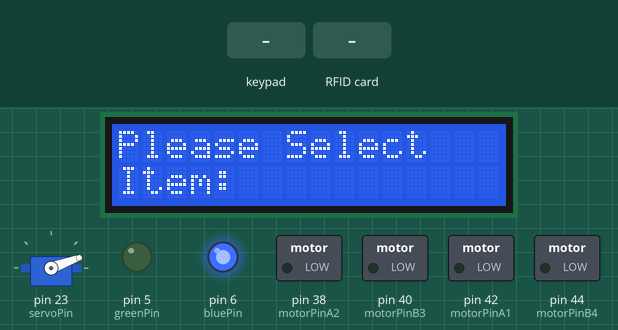
The sketch below on a simulated Arduino Mega 2560, built with avr-gcc and run on an emulated ATmega2560. Shown: 16×2 character LCD, servo, switched loads named in the sketch (green lamp = pin HIGH), output pins drawn as LEDs (lit = HIGH). The inputs (shaded band) are chosen by the test bench. Pins used as bus, display or sensor lines are not drawn; what the sketch prints to the serial monitor is not drawn.

Above: at 1.3 s.
1.4 s: keypad keys 9 4 4 7 * pressed 0.4 s apart
At 2.9 s:
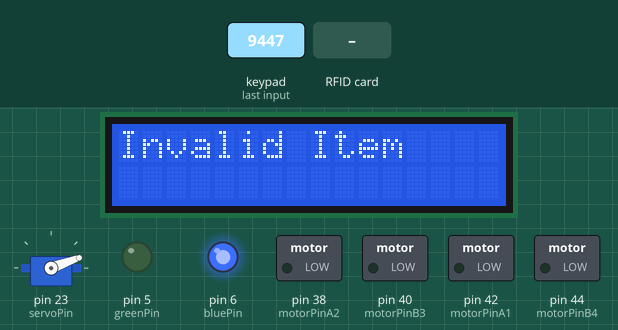
6.4 s: key 'A' pressed
At 8.6 s:
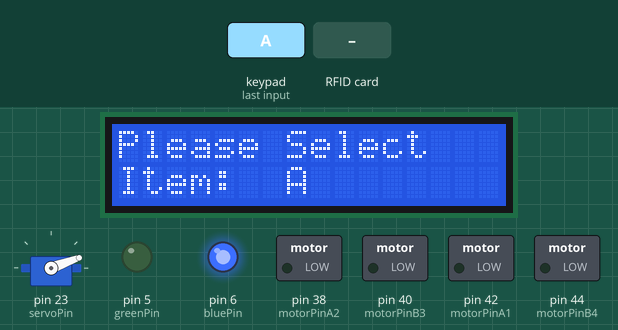
9.4 s: keypad keys 1 3 9 7 A pressed 0.4 s apart
At 11.9 s:
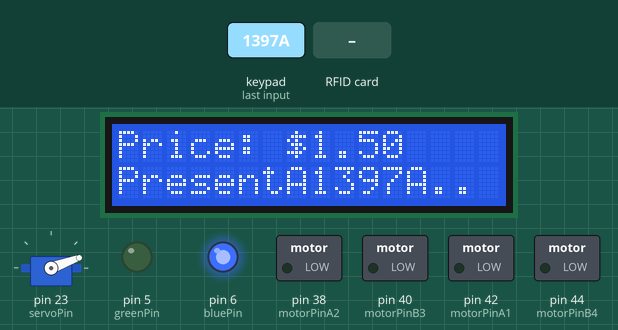
12.9 s: RFID card 22 AF 47 39 held to the reader
At 14.1 s:
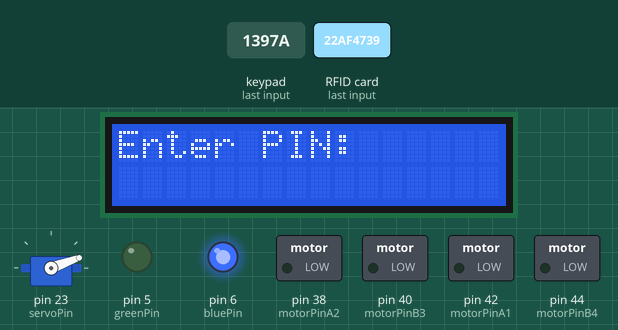
14.4 s: keypad keys 9 4 4 7 # pressed 0.4 s apart
At 17.0 s:
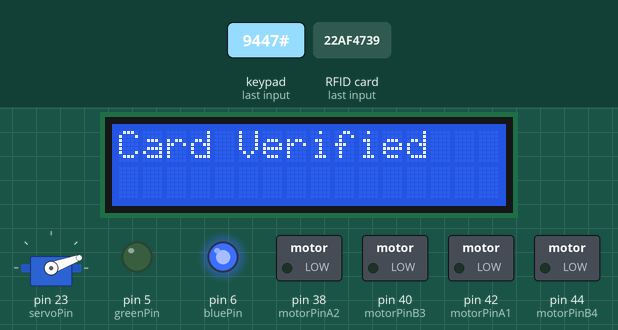
Timing chart, 0 to 29.4 s (numbered marks = the images above; inputs shaded):
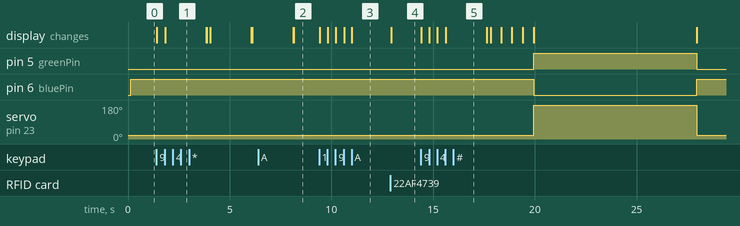

The sketch:

Cardboard_Vending_Machine.ino
```cpp
#include <Keypad.h>
#include <SPI.h>
#include <MFRC522.h>
#include <Servo.h>
#include <LiquidCrystal_I2C.h>

LiquidCrystal_I2C lcd(0x27, 16, 2);


// Keypad Pins
const byte ROWS = 4;
const byte COLS = 4;
char hexaKeys[ROWS][COLS] = {
  {'1', '2', '3', 'A'},
  {'4', '5', '6', 'B'},
  {'7', '8', '9', 'C'},
  {'*', '0', '#', 'D'}
};
byte rowPins[ROWS] = {22, 24, 26, 28};
byte colPins[COLS] = {30, 32, 34, 36};
Keypad customKeypad = Keypad(makeKeymap(hexaKeys), rowPins, colPins, ROWS, COLS);

// RFID Pins
#define SS_PIN 53
#define RST_PIN 49
MFRC522 mfrc522(SS_PIN, RST_PIN);

// Servo Pins
const int servoPin = 23;
Servo doorServo;

// Motor Pins
const int motorPinA1 = 42;
const int motorPinA2 = 38;
const int motorPinB3 = 40;
const int motorPinB4 = 44;

// LED Pins
const int bluePin = 6;
const int greenPin = 5;

// Global Variables
String selectedCode = "";
float selectedPrice = 0.0;
bool isCardPresent = false;
bool isCardCorrect = false;
bool isMotorRunning = false;

// Constants
const int numItems = 4;
struct Item {
  String code;
  float price;
};
Item items[numItems] = {
  {"A1", 1.50},
  {"A2", 2.80},
  {"B3", 1.95},
  {"B4", 2.50}
};

// Servo Positions
const int lockedPosition = 20;
const int unlockedPosition = 180;

// Motor Run Time (in milliseconds)
const unsigned long motorRunTime = 5000; // 5 seconds

// Timing Constants
const unsigned long cardPresentTimeout = 20000; // 20 seconds
unsigned long cardPresentStartTime = 0;

void setup() {
  Serial.begin(115200);

  // Initialize LCD
  lcd.begin(16, 2);
  lcd.print("Please Select");
  lcd.setCursor(0, 1);
  lcd.print("Item: ");
  Serial.println("Please Select");
  Serial.println("Item: ");

  // Initialize Servo
  doorServo.attach(servoPin);
  doorServo.write(lockedPosition);

  // Initialize Motor Pins
  pinMode(motorPinA1, OUTPUT);
  pinMode(motorPinA2, OUTPUT);
  pinMode(motorPinB3, OUTPUT);
  pinMode(motorPinB4, OUTPUT);

  // Initialize LED Pins
  pinMode(bluePin, OUTPUT);
  pinMode(greenPin, OUTPUT);

  // Initialize RFID
  Serial.begin(9600);
  SPI.begin();
  mfrc522.PCD_Init();

  // Reset the machine
  resetMachine();
}

void loop() {
  // Handle keypad input
  char customKey = customKeypad.getKey();

  if (customKey) {
    if (customKey == '#') {
      selectedCode += customKey;
    } else if (customKey == '*') {
      resetMachine();
      lcd.clear();
      lcd.print("Cancelled");
      delay(2000);
      lcd.clear();
      lcd.print("Please Select");
      lcd.setCursor(0, 1);
      lcd.print("Item: ");
      return;
    } else {
      selectedCode += customKey;
      lcd.setCursor(7, 1);
      lcd.print(selectedCode);

      // Check if item selection is complete
      if (selectedCode.length() == 2) {
        selectedPrice = getItemPrice(selectedCode);
        if (selectedPrice != 0.0) {
          lcd.clear();
          lcd.print("Price: $");
          lcd.print(selectedPrice);
          lcd.setCursor(0, 1);
          lcd.print("Present Card...");
        } else {
          lcd.clear();
          lcd.print("Invalid Item");
          delay(2000);
          lcd.clear();
          lcd.print("Please Select");
          lcd.setCursor(0, 1);
          lcd.print("Item: ");
          selectedCode = "";
        }
      }
    }
  }

  // Check if a card is present
  if (selectedPrice != 0.0) {
    isCardPresent = checkCardPresent();
  }

  // If a card is present and it hasn't been verified yet, verify the card
  if (isCardPresent && !isCardCorrect) {
    isCardCorrect = verifyCard();
  }

  // If the card is verified and the item is selected, process the transaction
  if (isCardCorrect && selectedPrice != 0.0) {
    processTransaction();
  }
  // Check if the card present timeout has exceeded
  if (isCardPresent && !isCardCorrect && cardPresentStartTime > 0 && millis() - cardPresentStartTime > cardPresentTimeout) {
    lcd.clear();
    lcd.print("Transaction");
    lcd.setCursor(0, 1);
    lcd.print("Failed");
    digitalWrite(bluePin, LOW); // Turn off blue LED
    delay(2000); // Wait for 2 seconds
    resetMachine();
    lcd.clear();
    lcd.print("Please Select");
    lcd.setCursor(0, 1);
    lcd.print("Item: ");
  }
}


bool checkCardPresent() {
  // Check for a new card
  if (!mfrc522.PICC_IsNewCardPresent() || !mfrc522.PICC_ReadCardSerial()) {
    return false;
  }
  // Wait for a card to be removed if it was detected previously
  if (isCardPresent) {
    unsigned long cardRemovedTime = millis();
    while (mfrc522.PICC_IsNewCardPresent()) {
      if (millis() - cardRemovedTime > cardPresentTimeout) {
        lcd.clear();
        lcd.print("Transaction");
        lcd.setCursor(0, 1);
        lcd.print("Failed");
        delay(2000); // Wait for 2 seconds
        resetMachine();
        lcd.clear();
        lcd.print("Please Select");
        lcd.setCursor(0, 1);
        lcd.print("Item: ");
        return false;
      }
    }
  }


  cardPresentStartTime = millis();  // Record the start time when a card is detected


  // Check if card UID matches the correct UID
  byte correctUid[4] = {0x22, 0xAF, 0x47, 0x39}; // Correct UID tag: 22 AF 47 39
  for (byte i = 0; i < mfrc522.uid.size; i++) {
    if (mfrc522.uid.uidByte[i] != correctUid[i]) {
      lcd.clear();
      lcd.print("Unauthorized");
      lcd.setCursor(0, 1);
      lcd.print("Card");
      delay(2000); // Wait for 2 seconds
      resetMachine();
      lcd.clear();
      lcd.print("Please Select");
      lcd.setCursor(0, 1);
      lcd.print("Item: ");
      return false;
    }
  }


  return true;
}


bool verifyCard() {
  // Verify card by entering a PIN
  lcd.clear();
  lcd.print("Enter PIN:");
  String enteredPin = "";
  int pinLength = 4;
while (enteredPin.length() < pinLength) {
  char key = customKeypad.getKey();
  if (key) {
    if (key == '#') {
      if (enteredPin.length() > 0) {
        enteredPin = enteredPin.substring(0, enteredPin.length() - 1);
        lcd.setCursor(enteredPin.length(), 1);
        lcd.print(" ");
      }
    } else if (key == '*') {
      return false;
    } else {
      enteredPin += key;
      lcd.setCursor(enteredPin.length() - 1, 1);
      lcd.print('*');
    }
  }
}


  // Check if entered PIN is correct
  String correctPin = "9447"; // Correct PIN: 1234
  if (enteredPin == correctPin) {
    lcd.clear();
    lcd.print("Card Verified");
    delay(2000); // Wait for 2 seconds
    lcd.clear();
    lcd.print("Price: $");
    lcd.print(selectedPrice);
    lcd.setCursor(0, 1);
    lcd.print("Confirm (#)");
    while (true) {
     char key = customKeypad.getKey();
     if (key == '*') {
       resetMachine();
       break;
      } else if (key == '#') {
        break;
      }
  // Do nothing if no key is pressed, continue waiting
    }
    return true;
  } else {
    lcd.clear();
    lcd.print("Invalid PIN");
    digitalWrite(bluePin, LOW);
    delay(250);
    digitalWrite(bluePin, HIGH);
    delay(250);
    digitalWrite(bluePin, LOW);
    delay(250);
    digitalWrite(bluePin, HIGH);
    delay(250);
    digitalWrite(bluePin, LOW);
    delay(250);
    resetMachine();
    lcd.clear();
    lcd.print("Please Select");
    lcd.setCursor(0, 1);
    lcd.print("Item: ");
    return false;
  }
}

float getItemPrice(String code) {
  for (int i = 0; i < numItems; i++) {
    if (items[i].code == code) {
      return items[i].price;
    }
  }
  return 0.0;
}

void processTransaction() {
  lcd.clear();
  lcd.print("Processing");
  lcd.setCursor(0, 1);
  lcd.print("Payment...");
  delay(500);
  lcd.clear();
  lcd.print("Processing");
  lcd.setCursor(0, 1);
  lcd.print("Payment..");
  delay(500);
  lcd.clear();
  lcd.print("Processing");
  lcd.setCursor(0, 1);
  lcd.print("Payment...");
  delay(500);
  lcd.clear();
  lcd.print("Processing");
  lcd.setCursor(0, 1);
  lcd.print("Payment..");
  delay(500);
  lcd.clear();
  lcd.print("Processing");
  lcd.setCursor(0, 1);
  lcd.print("Payment...");
  // Check if the transaction was successful
  if (isCardCorrect) {
    lcd.clear();
    lcd.print("Transaction");
    lcd.setCursor(0, 1);
    lcd.print("Completed!");

    if (selectedCode == "A1") {
      spinMotor(42, 1);
    }
    else if (selectedCode == "A2") {
      spinMotor(38, 2);
    }
    else if (selectedCode == "B3") {
      spinMotor(40, 1);
    }
    else if (selectedCode == "B4") {
      spinMotor(44, 1);
    }
    digitalWrite(bluePin, LOW);
    digitalWrite(greenPin, HIGH);
    unlockDoor();
    lcd.clear();
    lcd.print("Enjoy!");
    delay(8000); // Wait for 8 seconds
    resetMachine();
    digitalWrite(bluePin, HIGH);
    lcd.clear();
    lcd.print("Please Select");
    lcd.setCursor(0, 1);
    lcd.print("Item: ");
  } else {
    // Card verification failed
    lcd.clear();
    lcd.print("Transaction");
    lcd.setCursor(0, 1);
    lcd.print("Failed");
    delay(2000); // Wait for 2 seconds
    resetMachine();
    lcd.clear();
    lcd.print("Please Select");
    lcd.setCursor(0, 1);
    lcd.print("Item: ");
  }
}


void resetMachine() {
  selectedCode = "";
  selectedPrice = 0.0;
  isCardPresent = false;
  isCardCorrect = false;
  isMotorRunning = false;
  cardPresentStartTime = 0;
  digitalWrite(bluePin, HIGH); // Turn off blue LED
  digitalWrite(greenPin, LOW); // Turn off green LED
  doorServo.write(lockedPosition);
  stopMotor();
}


void spinMotor(int motorPin, unsigned long duration) {
  digitalWrite(motorPin, HIGH);
  isMotorRunning = true;
  delay(duration * 1000);
  digitalWrite(motorPin, LOW);
  isMotorRunning = false;
}


void stopMotor() {
  if (isMotorRunning) {
    digitalWrite(motorPinA1, LOW);
    digitalWrite(motorPinA2, LOW);
    digitalWrite(motorPinB3, LOW);
    digitalWrite(motorPinB4, LOW);
    isMotorRunning = false;
  }
}


void unlockDoor() {
  doorServo.write(unlockedPosition);
  digitalWrite(greenPin, HIGH); // Turn on green LED
}
```

Measured:
- after the input at 1.4 s, the display: first changes at once (image 1 shows a later state)
- after the input at 6.4 s, the display: first differs from a run without the input after 1.7 s (image 2)
- after the input at 9.4 s, the display: first changes at once (image 3 shows a later state)
- after the input at 12.9 s, the display: changes at once (image 4)
- after the input at 14.4 s, pin 5 (greenPin): LOW → HIGH after 5.5 s, → LOW 8.0 s later; pin 6 (bluePin): HIGH → LOW after 5.5 s, → HIGH 8.0 s later; servo on pin 23 (servoPin): 20° → 180° after 5.6 s, → 20° 8.0 s later; the display: first changes at once (image 5 shows a later state)
